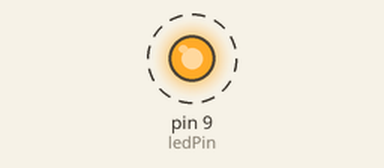
This sketch was run on a simulated Arduino Uno, built with avr-gcc and run on an emulated ATmega328P. Shown: output pins drawn as LEDs (lit = HIGH). Dashed ring = blinking.

Above: at 0.5 s.
Timing chart, 0 to 4.6 s (numbered marks = the images above):
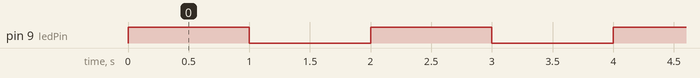

Measured:
- by itself, pin 9 (ledPin): alternates HIGH for 1.0 s and LOW for 1.0 s

The sketch:

piscarlead.ino
```cpp
// Projeto - Piscar LED
int ledPin = 9;//Atribui o valor 9 a variável inteira ledPin, que irá representar o pino digital 9
void setup() {
  pinMode(ledPin, OUTPUT);//Define ledPin (pino 9) como saída
}

void loop() {
  digitalWrite(ledPin, HIGH);//Coloca ledPin em nível alto (5V)
  delay(1000);//Espera 1000 milissegundos (1 segundo)
  digitalWrite(ledPin, LOW);//Coloca ledPin em nível baixo (0V)
  delay(1000);//Espera 1000 milissegundos (1 segundo)
}
```
